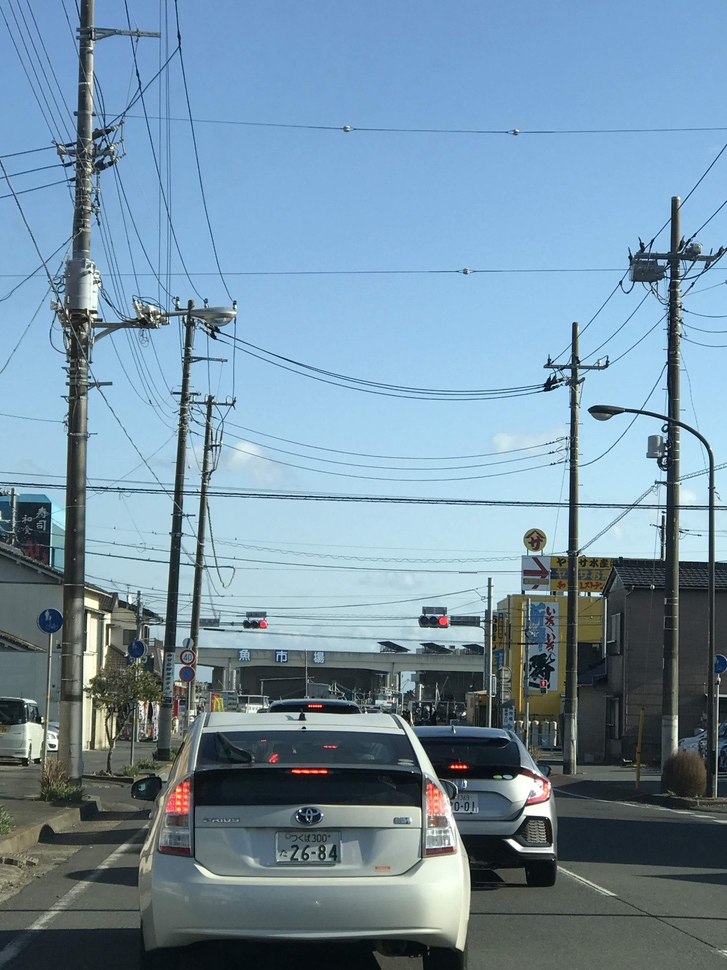
#> input picture images/2.JPG, 727 x 970 px, shrunk from 3024 x 4032 before the run
$ python sample3.py
#> lines starting #> are read from the running program, lines starting #| are printed output that depends on the picture; after the words box and inside, x2 and y2 are one past the last pixel; in counts of white or black regions, pixels touching at a corner belong together
import cv2, matplotlib
import numpy as np
import matplotlib.pyplot as plt

blue_min = np.array([100, 100, 100], np.uint8)
blue_max = np.array([140, 255, 255], np.uint8)

upstate = cv2.imread('images/2.JPG')
#> upstate is the input picture: shape (970, 727, 3); mean B, G, R 162.4, 143.8, 116.3
upstate_hsv = cv2.cvtColor(upstate, cv2.COLOR_BGR2HSV)
#> upstate_hsv: shape (970, 727, 3); mean H, S, V 92.5, 74.7, 164.9
plt.imshow(cv2.cvtColor(upstate_hsv, cv2.COLOR_HSV2RGB))

mask_inverse = cv2.inRange(upstate_hsv, blue_min, blue_max)
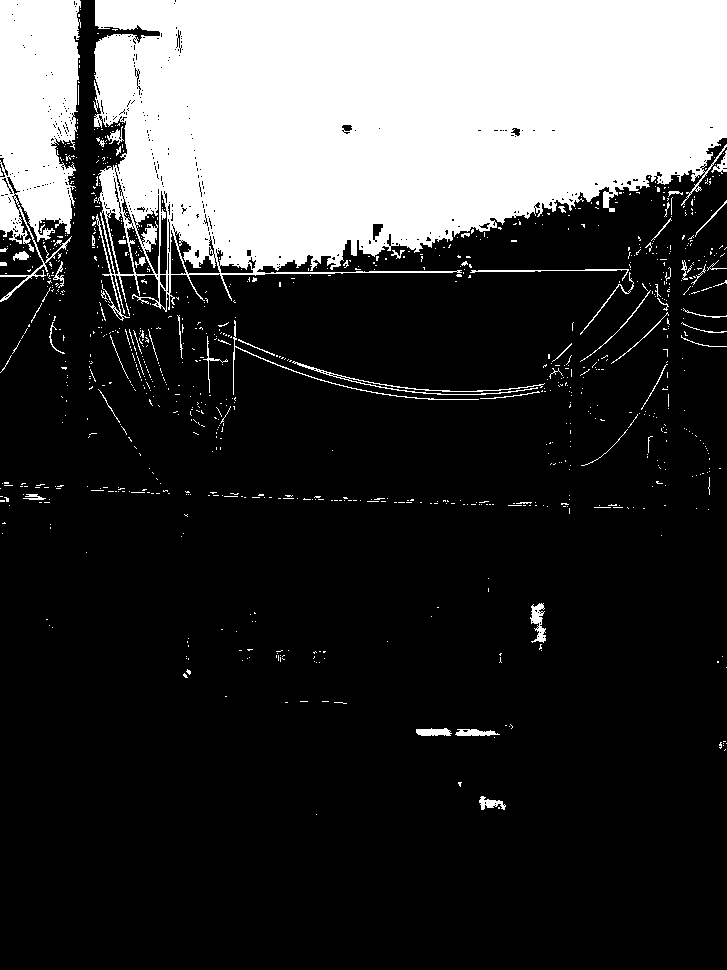
#> mask_inverse: shape (970, 727); 23.7% white; 952 white regions (885 under 20 px), largest, box (x1, y1, x2, y2) and area: (93, 0, 727, 321) 142098, (0, 0, 81, 302) 16917, (292, 361, 545, 395) 623

mask = cv2.bitwise_not(mask_inverse)
plt.imshow(cv2.cvtColor(mask, cv2.COLOR_GRAY2RGB))

mask_rgb = cv2.cvtColor(mask, cv2.COLOR_GRAY2RGB)

masked_upstate = cv2.bitwise_and(upstate, mask_rgb)
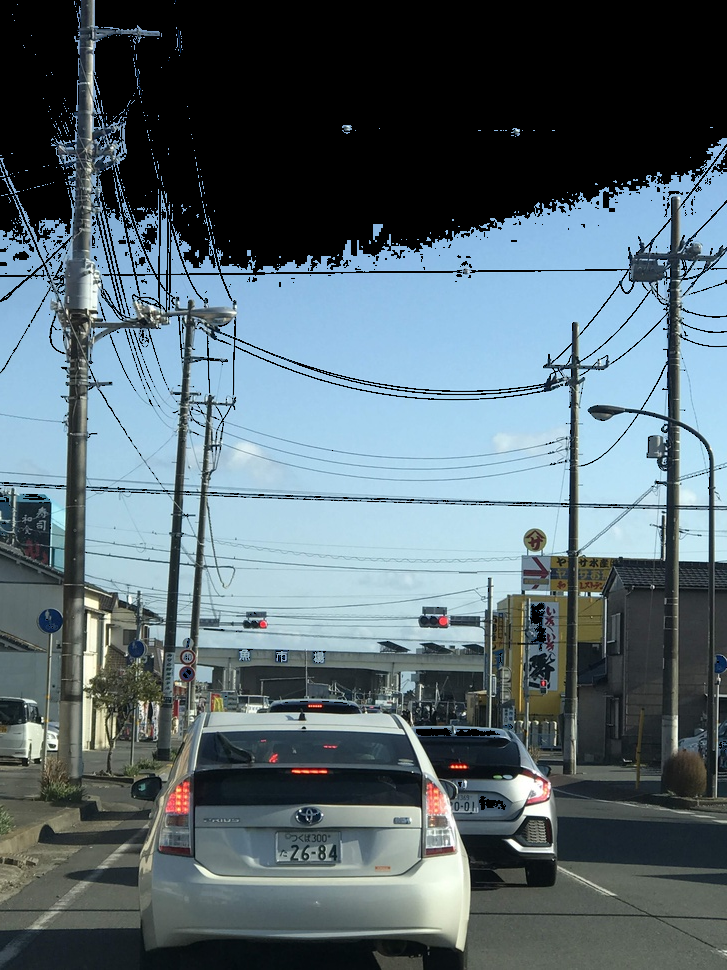
#> masked_upstate: shape (970, 727, 3); mean B, G, R 112.7, 104.6, 87.8

masked_replace_white = cv2.addWeighted(masked_upstate, 1, cv2.cvtColor(mask_inverse, cv2.COLOR_GRAY2RGB), 1, 0)
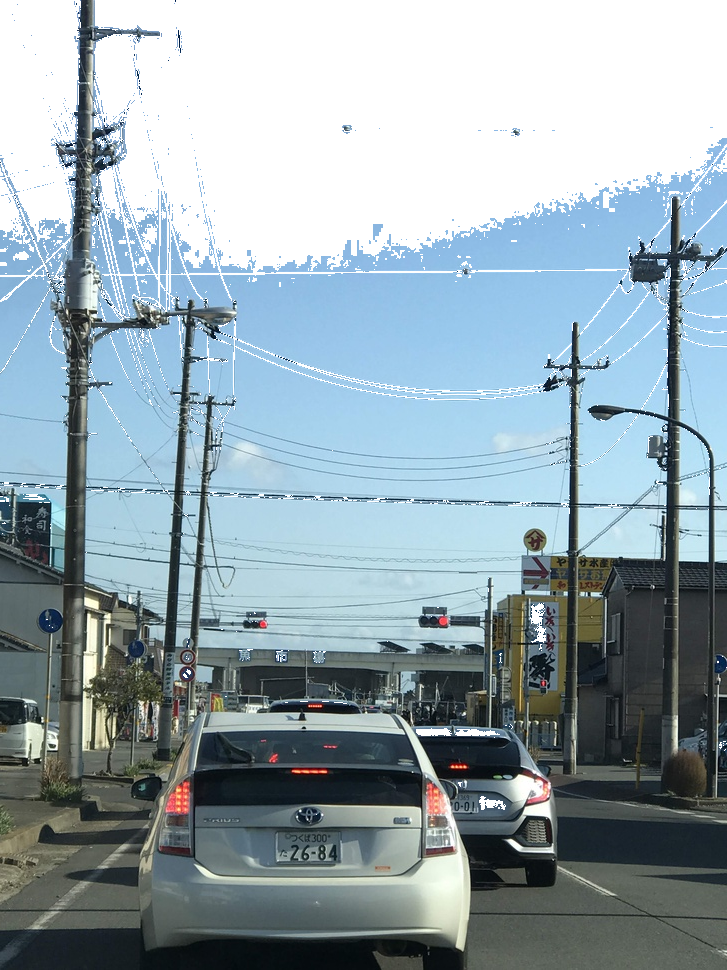
#> masked_replace_white: shape (970, 727, 3); mean B, G, R 173.1, 165.1, 148.2

plt.imshow(cv2.cvtColor(masked_replace_white, cv2.COLOR_BGR2RGB))
plt.show()
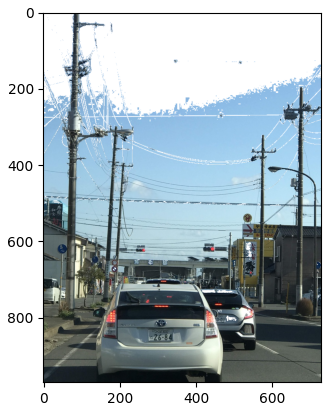
#> figure drawn by matplotlib, 1 panel
